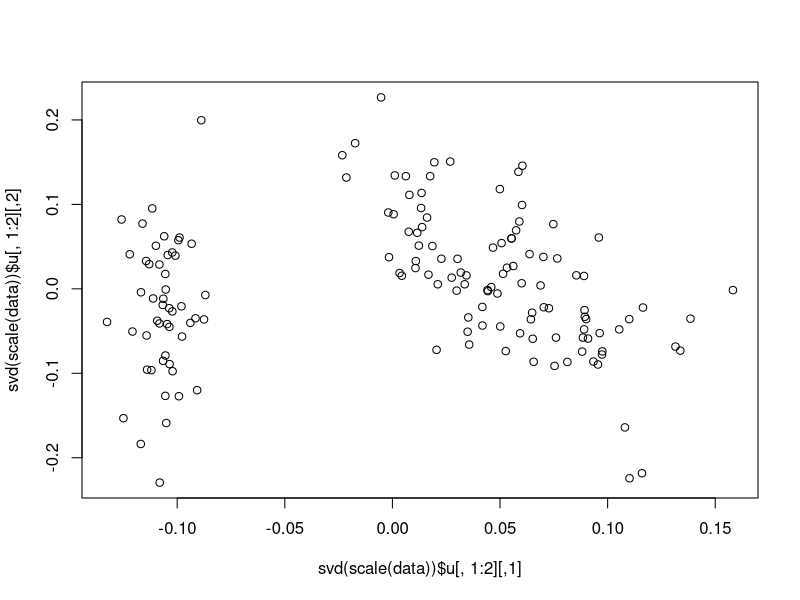
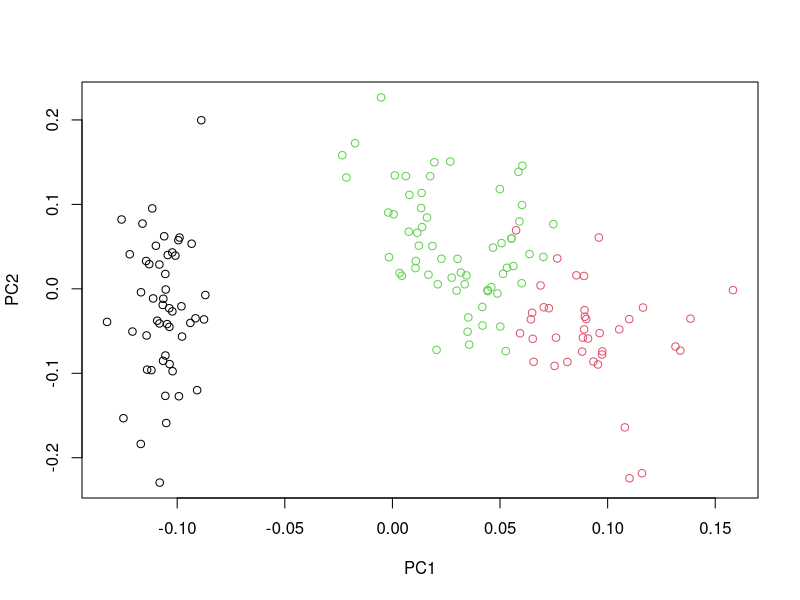
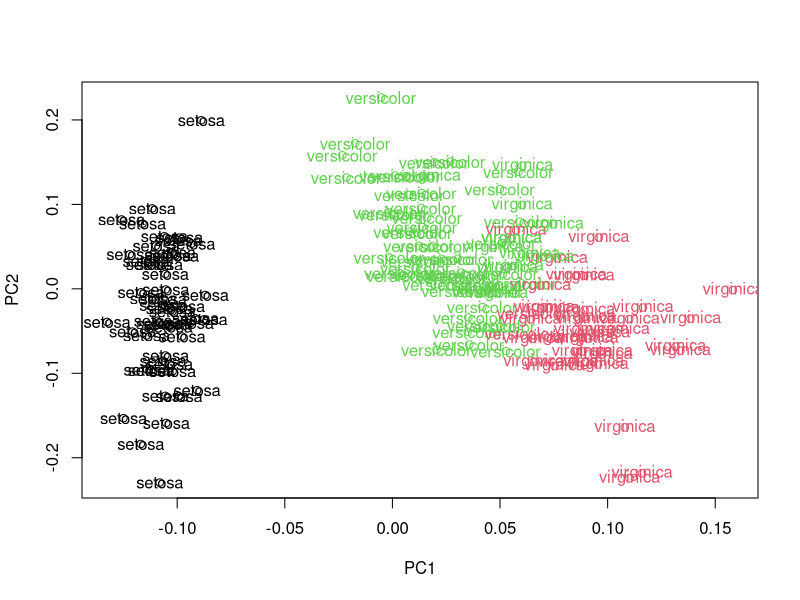
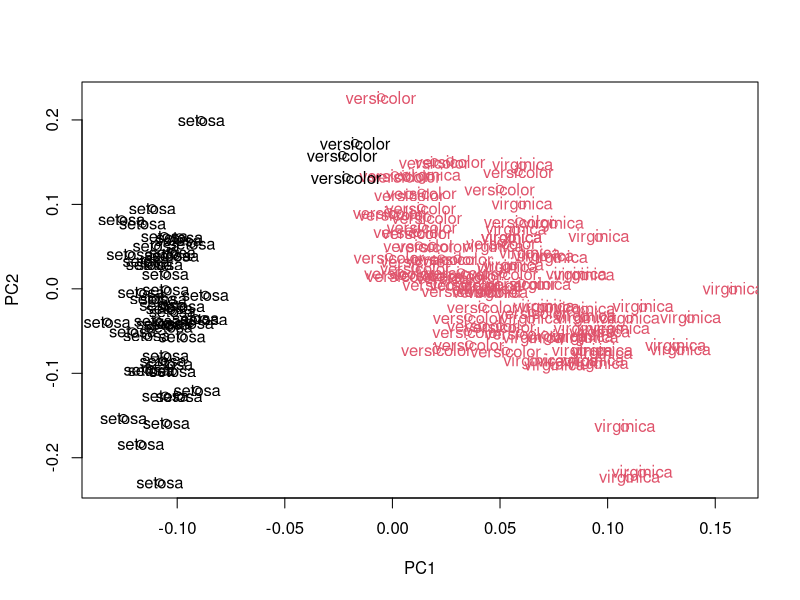
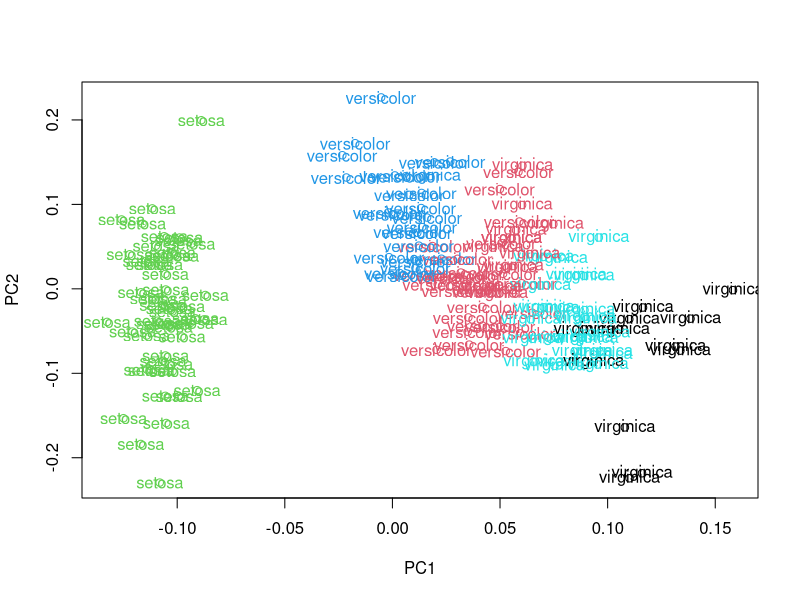

These figures' R source, in order:
# ---
# jupyter:
#   jupytext:
#     formats: ipynb,Rmd,R
#     main_language: python
#     text_representation:
#       extension: .R
#       format_name: light
#       format_version: '1.5'
#       jupytext_version: 1.9.1
#   kernelspec:
#     display_name: R
#     language: R
#     name: ir
# ---

# # Lab 17 - K-means clustering
# ## Lecture 17 

data = iris
head(data)

data = data[-which(colnames(data)=="Species")]
head(data)

# ?kmeans

km.out = kmeans(data,centers=3,nstart=1,algorithm="Lloyd")

km.out

km.out$cluster

dim(data)

plot(svd(scale(data))$u[,1:2])

plot(svd(scale(data))$u[,1:2],xlab="PC1",ylab="PC2",col=km.out$cluster)

plot(svd(scale(data))$u[,1:2],xlab="PC1",ylab="PC2",col=km.out$cluster)
text(svd(scale(data))$u[,1:2],col=km.out$cluster,label=iris$Species)

km.out = kmeans(data,centers=2,nstart=1,algorithm="Lloyd")
plot(svd(scale(data))$u[,1:2],xlab="PC1",ylab="PC2",col=km.out$cluster)
text(svd(scale(data))$u[,1:2],col=km.out$cluster,label=iris$Species)

km.out = kmeans(data,centers=5,nstart=10)
plot(svd(scale(data))$u[,1:2],xlab="PC1",ylab="PC2",col=km.out$cluster)
text(svd(scale(data))$u[,1:2],col=km.out$cluster,label=iris$Species)


